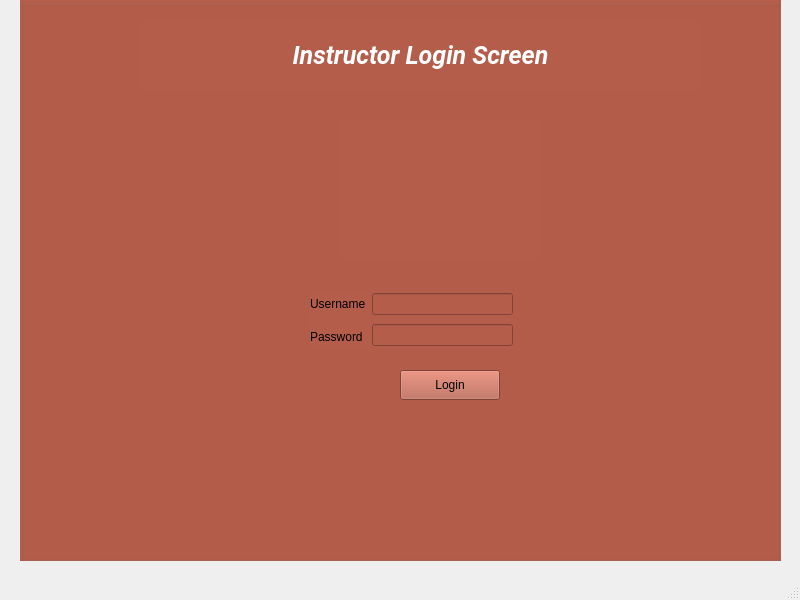
<?xml version="1.0" encoding="UTF-8"?>
<ui version="4.0">
 <class>MainWindow</class>
 <widget class="QMainWindow" name="MainWindow">
  <property name="geometry">
   <rect>
    <x>0</x>
    <y>0</y>
    <width>800</width>
    <height>600</height>
   </rect>
  </property>
  <property name="windowTitle">
   <string>Instructor Login</string>
  </property>
  <widget class="QWidget" name="centralwidget">
   <widget class="QGroupBox" name="groupBox">
    <property name="geometry">
     <rect>
      <x>20</x>
      <y>0</y>
      <width>761</width>
      <height>561</height>
     </rect>
    </property>
    <property name="autoFillBackground">
     <bool>false</bool>
    </property>
    <property name="styleSheet">
     <string notr="true">background-color: #B55D4B;</string>
    </property>
    <property name="title">
     <string/>
    </property>
    <widget class="QPushButton" name="pushButton_login">
     <property name="geometry">
      <rect>
       <x>380</x>
       <y>370</y>
       <width>100</width>
       <height>30</height>
      </rect>
     </property>
     <property name="text">
      <string>Login</string>
     </property>
    </widget>
    <widget class="QWidget" name="layoutWidget">
     <property name="geometry">
      <rect>
       <x>290</x>
       <y>290</y>
       <width>203</width>
       <height>60</height>
      </rect>
     </property>
     <layout class="QHBoxLayout" name="horizontalLayout">
      <item>
       <layout class="QVBoxLayout" name="verticalLayout">
        <item>
         <widget class="QLabel" name="uname">
          <property name="text">
           <string>Username</string>
          </property>
         </widget>
        </item>
        <item>
         <widget class="QLabel" name="pword">
          <property name="text">
           <string>Password</string>
          </property>
         </widget>
        </item>
       </layout>
      </item>
      <item>
       <layout class="QVBoxLayout" name="verticalLayout_2">
        <item>
         <widget class="QLineEdit" name="lineEdit_username"/>
        </item>
        <item>
         <widget class="QLineEdit" name="lineEdit_password">
          <property name="echoMode">
           <enum>QLineEdit::Password</enum>
          </property>
         </widget>
        </item>
       </layout>
      </item>
     </layout>
    </widget>
    <widget class="QLabel" name="label">
     <property name="enabled">
      <bool>true</bool>
     </property>
     <property name="geometry">
      <rect>
       <x>320</x>
       <y>120</y>
       <width>200</width>
       <height>140</height>
      </rect>
     </property>
     <property name="text">
      <string>&lt;html&gt;&lt;head/&gt;&lt;body&gt;&lt;p&gt;&lt;img src=&quot;:/new/prefix1/cheers.png&quot;/&gt;&lt;/p&gt;&lt;/body&gt;&lt;/html&gt;</string>
     </property>
     <property name="textFormat">
      <enum>Qt::RichText</enum>
     </property>
     <property name="scaledContents">
      <bool>false</bool>
     </property>
     <property name="alignment">
      <set>Qt::AlignCenter</set>
     </property>
    </widget>
    <widget class="QLabel" name="label_2">
     <property name="geometry">
      <rect>
       <x>120</x>
       <y>20</y>
       <width>561</width>
       <height>71</height>
      </rect>
     </property>
     <property name="font">
      <font>
       <family>Roboto</family>
       <pointsize>-1</pointsize>
       <weight>75</weight>
       <italic>true</italic>
       <bold>true</bold>
      </font>
     </property>
     <property name="styleSheet">
      <string notr="true">
QLabel {
  color:white;
  font-size: 25px;
font-weight: 600;
font-style: italic
}</string>
     </property>
     <property name="text">
      <string>Instructor Login Screen</string>
     </property>
     <property name="alignment">
      <set>Qt::AlignCenter</set>
     </property>
    </widget>
   </widget>
  </widget>
  <widget class="QMenuBar" name="menubar">
   <property name="geometry">
    <rect>
     <x>0</x>
     <y>0</y>
     <width>800</width>
     <height>22</height>
    </rect>
   </property>
  </widget>
  <widget class="QStatusBar" name="statusbar"/>
 </widget>
 <resources/>
 <connections/>
</ui>
